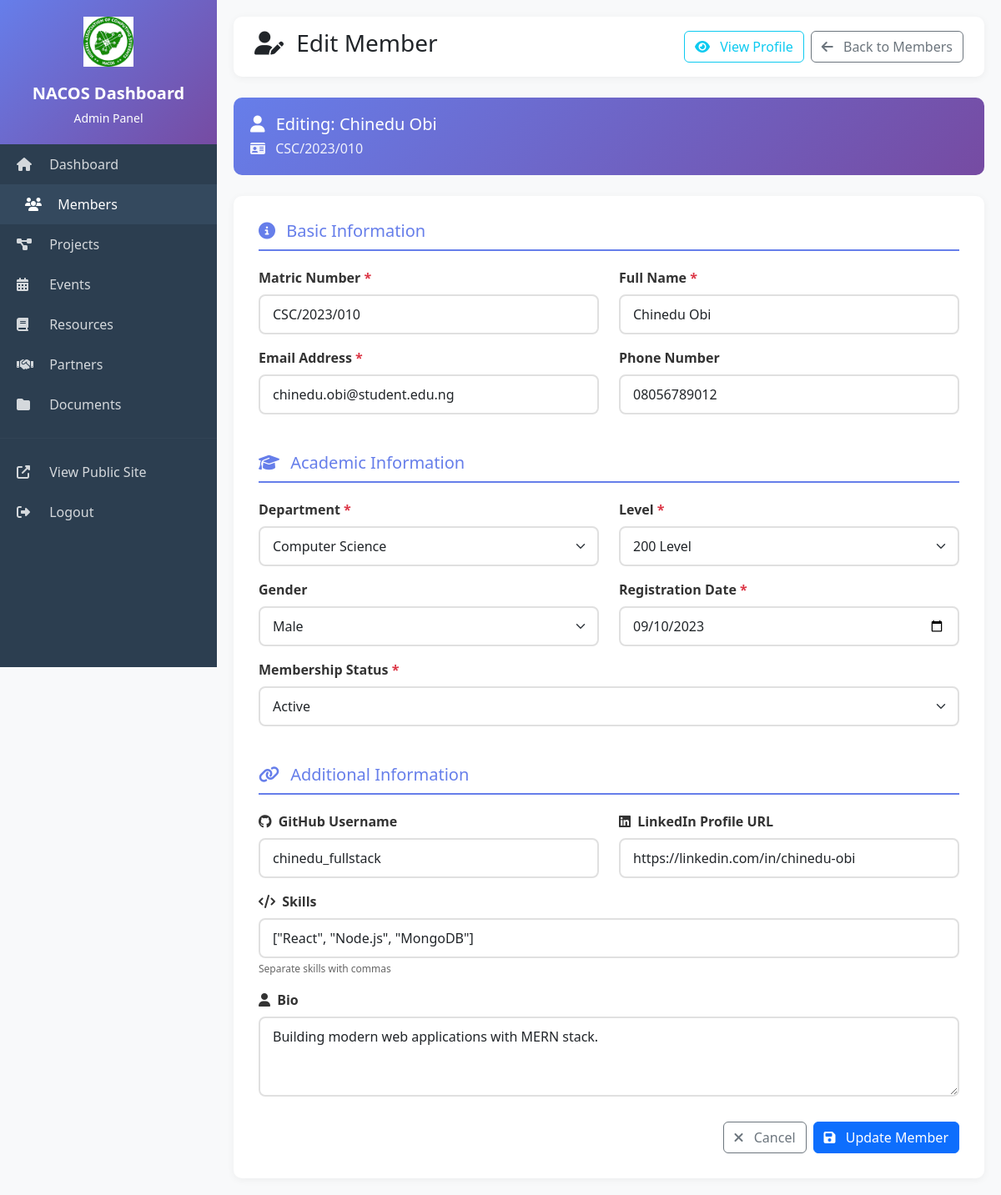
/admin/edit_member.php?id=5 (signed in), run on the app's committed database.
### tables this page shows
CREATE TABLE MEMBERS (
    member_id INT AUTO_INCREMENT PRIMARY KEY,
    matric_no VARCHAR(20) NOT NULL UNIQUE,
    full_name VARCHAR(100) NOT NULL,
    email VARCHAR(100) NOT NULL UNIQUE,
    phone VARCHAR(20) NULL,
    department VARCHAR(100) NOT NULL,
    level ENUM('100', '200', '300', '400', '500') NOT NULL,
    gender ENUM('Male', 'Female', 'Other') NULL,
    registration_date DATE NOT NULL,
    membership_status ENUM('active', 'inactive', 'alumni') DEFAULT 'active',
    profile_picture VARCHAR(255) NULL,
    skills TEXT NULL COMMENT 'JSON array of skills',
    bio TEXT NULL,
    github_username VARCHAR(100) NULL,
    linkedin_url VARCHAR(255) NULL,
    created_at TIMESTAMP DEFAULT CURRENT_TIMESTAMP,
    updated_at TIMESTAMP DEFAULT CURRENT_TIMESTAMP ON UPDATE CURRENT_TIMESTAMP,
    INDEX idx_matric_no (matric_no),
    INDEX idx_department (department),
    INDEX idx_level (level),
    INDEX idx_status (membership_status),
    INDEX idx_name (full_name)
);

### config/database.php (called while the page is built, shortened)
<?php
class Database {
    private static $instance = null;
    private $connection;
    private function __construct() {
        try {
            $dsn = "mysql:host=" . DB_HOST . ";dbname=" . DB_NAME . ";charset=" . DB_CHARSET;
            $options = [
                PDO::ATTR_ERRMODE            => PDO::ERRMODE_EXCEPTION,
                PDO::ATTR_DEFAULT_FETCH_MODE => PDO::FETCH_ASSOC,
                PDO::ATTR_EMULATE_PREPARES   => false,
                PDO::ATTR_PERSISTENT         => false,
                PDO::MYSQL_ATTR_INIT_COMMAND => "SET NAMES " . DB_CHARSET
            ];
            $this->connection = new PDO($dsn, DB_USER, DB_PASS, $options);
        } catch (PDOException $e) {
            if (ENVIRONMENT === 'development') {
                die("Database Connection Error: " . $e->getMessage());
            } else {
                error_log("Database Connection Error: " . $e->getMessage());
                die("Sorry, we're experiencing technical difficulties. Please try again later.");
            }
        }
    }
    public static function getInstance() {
        if (self::$instance === null) {
            self::$instance = new self();
        }
        return self::$instance;
    }
    public function query($query, $params = []) {
        try {
            $stmt = $this->connection->prepare($query);
            $stmt->execute($params);
            return $stmt;
        } catch (PDOException $e) {
            if (ENVIRONMENT === 'development') {
                die("Query Error: " . $e->getMessage() . "<br>Query: " . $query);
            } else {
                error_log("Query Error: " . $e->getMessage() . " | Query: " . $query);
                throw new Exception("Database query failed");
            }
        }
    }
    public function fetchOne($query, $params = []) {
        $stmt = $this->query($query, $params);
        return $stmt->fetch();
    }
    public function fetchAll($query, $params = []) {
        $stmt = $this->query($query, $params);
        return $stmt->fetchAll();
    }
}
function getDB() {
    return Database::getInstance();
}

### admin/edit_member.php (the view, shortened to what this page needs)
<?php
require_once '../config/database.php';
$db = getDB();
$member_id = isset($_GET['id']) ? intval($_GET['id']) : 0;
$member = $db->fetchOne(
    "SELECT * FROM MEMBERS WHERE member_id = ?",
    [$member_id]
);
$departments = $db->fetchAll("SELECT DISTINCT department FROM MEMBERS ORDER BY department");
?>
<!DOCTYPE html>
<html lang="en">
<head>
    <link href="https://cdn.jsdelivr.net/npm/bootstrap@5.3.0/dist/css/bootstrap.min.css" rel="stylesheet">
    <link rel="stylesheet" href="https://cdnjs.cloudflare.com/ajax/libs/font-awesome/6.4.0/css/all.min.css">
</head>
<body>
    <div class="sidebar">
        <div class="sidebar-header">
            <img src="../assets/images/nacos_logo.jpg" alt="NACOS Logo" style="height: 60px; margin-bottom: 10px;">
            <h4>NACOS Dashboard</h4>
            <small>Admin Panel</small>
        </div>
        <div class="sidebar-menu">
            <a href="index.php">
                <i class="fas fa-home"></i> Dashboard
            </a>
            <a href="members.php" class="active">
                <i class="fas fa-users"></i> Members
            </a>
            <a href="projects.php">
                <i class="fas fa-project-diagram"></i> Projects
            </a>
            <a href="events.php">
                <i class="fas fa-calendar-alt"></i> Events
            </a>
            <a href="resources.php">
                <i class="fas fa-book"></i> Resources
            </a>
            <a href="partners.php">
                <i class="fas fa-handshake"></i> Partners
            </a>
            <a href="documents.php">
                <i class="fas fa-folder"></i> Documents
            </a>
            <hr style="border-color: rgba(255,255,255,0.1);">
            <a href="../public/index.php" target="_blank">
                <i class="fas fa-external-link-alt"></i> View Public Site
            </a>
            <a href="logout.php">
                <i class="fas fa-sign-out-alt"></i> Logout
            </a>
        </div>
    </div>
    <div class="main-content">
        <div class="top-bar">
            <div class="d-flex justify-content-between align-items-center">
                <h3><i class="fas fa-user-edit me-2"></i> Edit Member</h3>
                <div class="d-flex gap-2">
                    <a href="view_member.php?id=<?php echo $member_id; ?>" class="btn btn-outline-info">
                        <i class="fas fa-eye me-2"></i> View Profile
                    </a>
                    <a href="members.php" class="btn btn-outline-secondary">
                        <i class="fas fa-arrow-left me-2"></i> Back to Members
                    </a>
                </div>
            </div>
        </div>
        <div class="member-info-box">
            <h4><i class="fas fa-user me-2"></i> Editing: <?php echo htmlspecialchars($member['full_name']); ?></h4>
            <p><i class="fas fa-id-card me-2"></i> <?php echo htmlspecialchars($member['matric_no']); ?></p>
        </div>
        <div class="form-card">
            <form method="POST" action="edit_member.php?id=<?php echo $member_id; ?>" id="editMemberForm">
                <div class="form-section">
                    <h5><i class="fas fa-info-circle me-2"></i> Basic Information</h5>
                    <div class="row">
                        <div class="col-md-6 mb-3">
                            <label for="matric_no" class="form-label">
                                Matric Number <span class="required">*</span>
                            </label>
                            <input type="text"
                                   class="form-control"
                                   id="matric_no"
                                   name="matric_no"
                                   value="<?php echo htmlspecialchars($member['matric_no']); ?>"
                                   required>
                        </div>
                        <div class="col-md-6 mb-3">
                            <label for="full_name" class="form-label">
                                Full Name <span class="required">*</span>
                            </label>
                            <input type="text"
                                   class="form-control"
                                   id="full_name"
                                   name="full_name"
                                   value="<?php echo htmlspecialchars($member['full_name']); ?>"
                                   required>
                        </div>
                    </div>
                    <div class="row">
                        <div class="col-md-6 mb-3">
                            <label for="email" class="form-label">
                                Email Address <span class="required">*</span>
                            </label>
                            <input type="email"
                                   class="form-control"
                                   id="email"
                                   name="email"
                                   value="<?php echo htmlspecialchars($member['email']); ?>"
                                   required>
                        </div>
                        <div class="col-md-6 mb-3">
                            <label for="phone" class="form-label">
                                Phone Number
                            </label>
                            <input type="tel"
                                   class="form-control"
                                   id="phone"
                                   name="phone"
                                   value="<?php echo htmlspecialchars($member['phone'] ?? ''); ?>">
                        </div>
                    </div>
                </div>
                <div class="form-section">
                    <h5><i class="fas fa-graduation-cap me-2"></i> Academic Information</h5>
                    <div class="row">
                        <div class="col-md-6 mb-3">
                            <label for="department" class="form-label">
                                Department <span class="required">*</span>
                            </label>
                            <select class="form-select" id="department" name="department" required>
                                <?php foreach ($departments as $dept): ?>
                                    <option value="<?php echo htmlspecialchars($dept['department']); ?>"
                                        <?php echo $member['department'] === $dept['department'] ? 'selected' : ''; ?>>
                                        <?php echo htmlspecialchars($dept['department']); ?>
                                    </option>
                                <?php endforeach; ?>
                            </select>
                        </div>
                        <div class="col-md-6 mb-3">
                            <label for="level" class="form-label">
                                Level <span class="required">*</span>
                            </label>
                            <select class="form-select" id="level" name="level" required>
                                <?php
                                $levels = ['100', '200', '300', '400', '500'];
                                foreach ($levels as $level):
                                ?>
                                    <option value="<?php echo $level; ?>" <?php echo $member['level'] === $level ? 'selected' : ''; ?>>
                                        <?php echo $level; ?> Level
                                    </option>
                                <?php endforeach; ?>
                            </select>
                        </div>
                    </div>
                    <div class="row">
                        <div class="col-md-6 mb-3">
                            <label for="gender" class="form-label">
                                Gender
                            </label>
                            <select class="form-select" id="gender" name="gender">
                                <option value="Male" <?php echo $member['gender'] === 'Male' ? 'selected' : ''; ?>>Male</option>
                            </select>
                        </div>
                        <div class="col-md-6 mb-3">
                            <label for="registration_date" class="form-label">
                                Registration Date <span class="required">*</span>
                            </label>
                            <input type="date"
                                   class="form-control"
                                   id="registration_date"
                                   name="registration_date"
                                   value="<?php echo htmlspecialchars($member['registration_date']); ?>"
                                   required>
                        </div>
                    </div>
                    <div class="row">
                        <div class="col-md-12 mb-3">
                            <label for="membership_status" class="form-label">
                                Membership Status <span class="required">*</span>
                            </label>
                            <select class="form-select" id="membership_status" name="membership_status" required>
                                <option value="active" <?php echo $member['membership_status'] === 'active' ? 'selected' : ''; ?>>Active</option>
                            </select>
                        </div>
                    </div>
                </div>
                <div class="form-section">
                    <h5><i class="fas fa-link me-2"></i> Additional Information</h5>
                    <div class="row">
                        <div class="col-md-6 mb-3">
                            <label for="github_username" class="form-label">
                                <i class="fab fa-github me-1"></i> GitHub Username
                            </label>
                            <input type="text"
                                   class="form-control"
                                   id="github_username"
                                   name="github_username"
                                   value="<?php echo htmlspecialchars($member['github_username'] ?? ''); ?>">
                        </div>
                        <div class="col-md-6 mb-3">
                            <label for="linkedin_url" class="form-label">
                                <i class="fab fa-linkedin me-1"></i> LinkedIn Profile URL
                            </label>
                            <input type="url"
                                   class="form-control"
                                   id="linkedin_url"
                                   name="linkedin_url"
                                   value="<?php echo htmlspecialchars($member['linkedin_url'] ?? ''); ?>">
                        </div>
                    </div>
                    <div class="mb-3">
                        <label for="skills" class="form-label">
                            <i class="fas fa-code me-1"></i> Skills
                        </label>
                        <input type="text"
                               class="form-control"
                               id="skills"
                               name="skills"
                               value="<?php echo htmlspecialchars($member['skills'] ?? ''); ?>">
                        <div class="form-text">Separate skills with commas</div>
                    </div>
                    <div class="mb-3">
                        <label for="bio" class="form-label">
                            <i class="fas fa-user me-1"></i> Bio
                        </label>
                        <textarea class="form-control"
                                  id="bio"
                                  name="bio"
                                  rows="3"><?php echo htmlspecialchars($member['bio'] ?? ''); ?></textarea>
                    </div>
                </div>
                <div class="d-flex gap-2 justify-content-end">
                    <a href="members.php" class="btn btn-outline-secondary">
                        <i class="fas fa-times me-2"></i> Cancel
                    </a>
                    <button type="submit" class="btn btn-primary">
                        <i class="fas fa-save me-2"></i> Update Member
                    </button>
                </div>
            </form>
        </div>
    </div>
</body>
</html>

### data on the page
members: full_name "Chinedu Obi", matric_no "CSC/2023/010", email "chinedu.obi@student.edu.ng", phone "08056789012", department "Computer Science", level "200 Level", gender "Male", registration_date "09/10/2023", membership_status "Active", github_username "chinedu_fullstack", linkedin_url "https://linkedin.com/in/chinedu-obi", skills "[\"React\", \"Node.js\", \"MongoDB\"]", bio "Building modern web applications with MERN stack."
